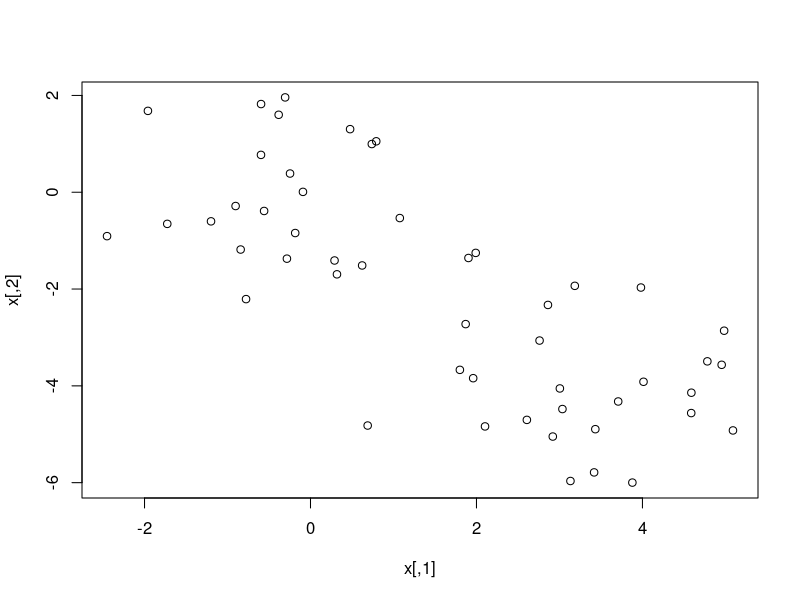
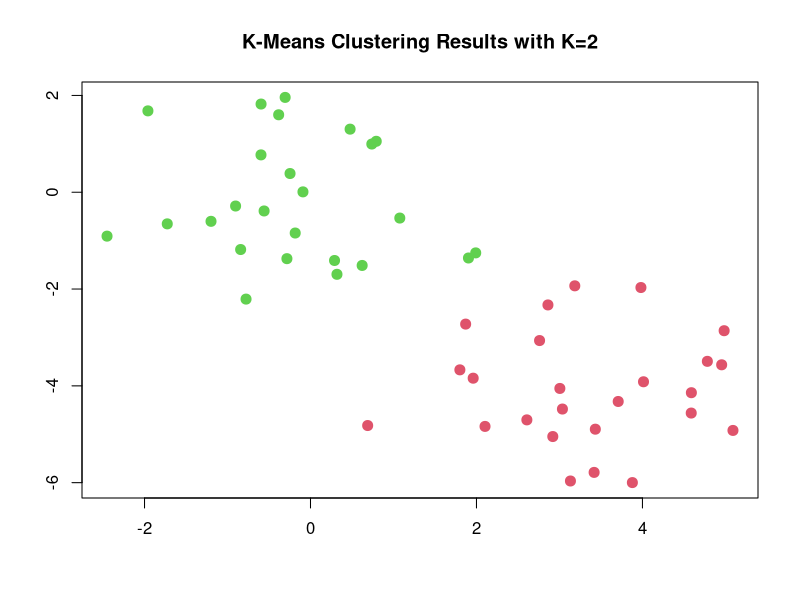
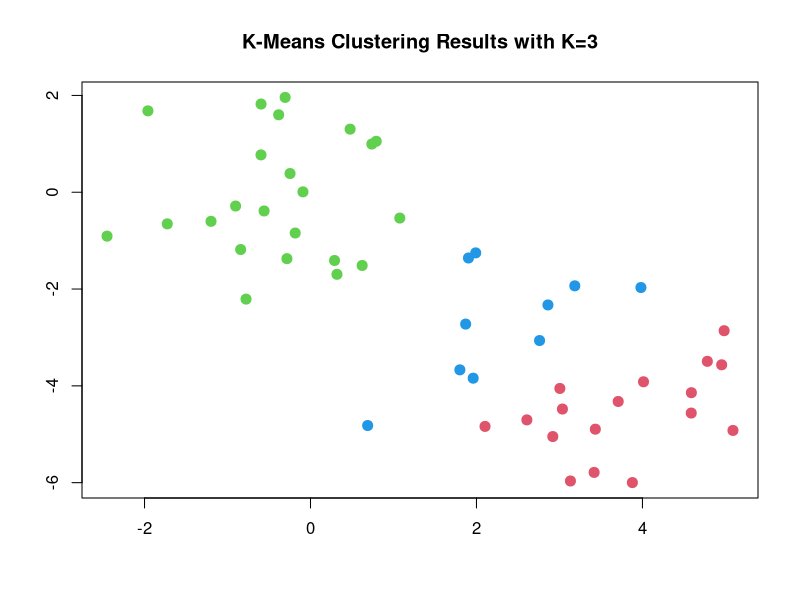
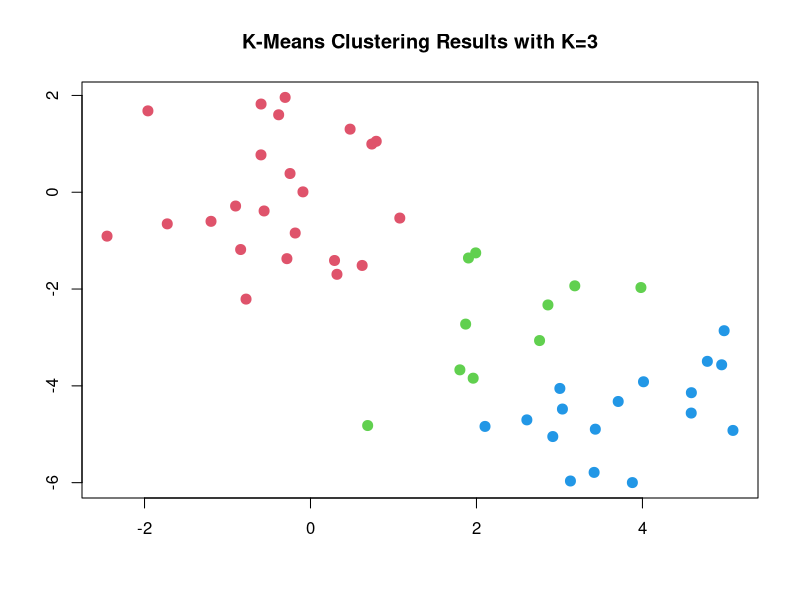
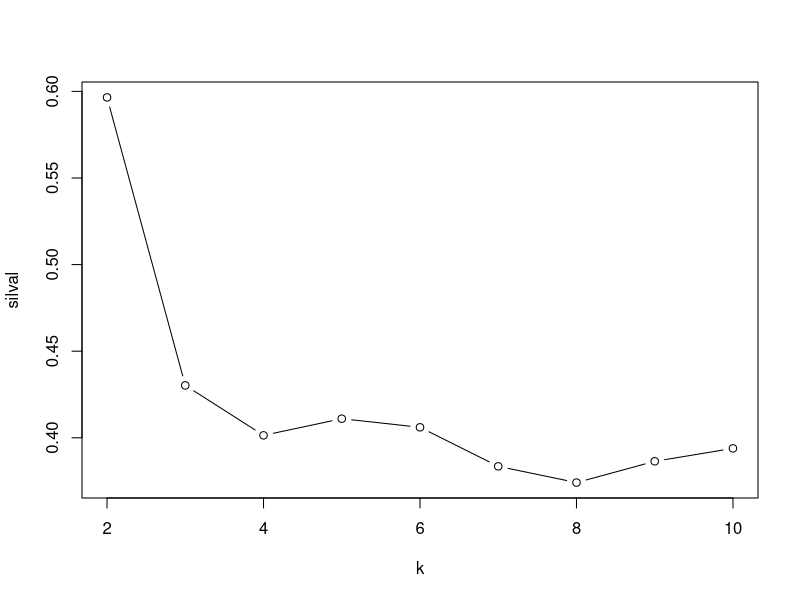
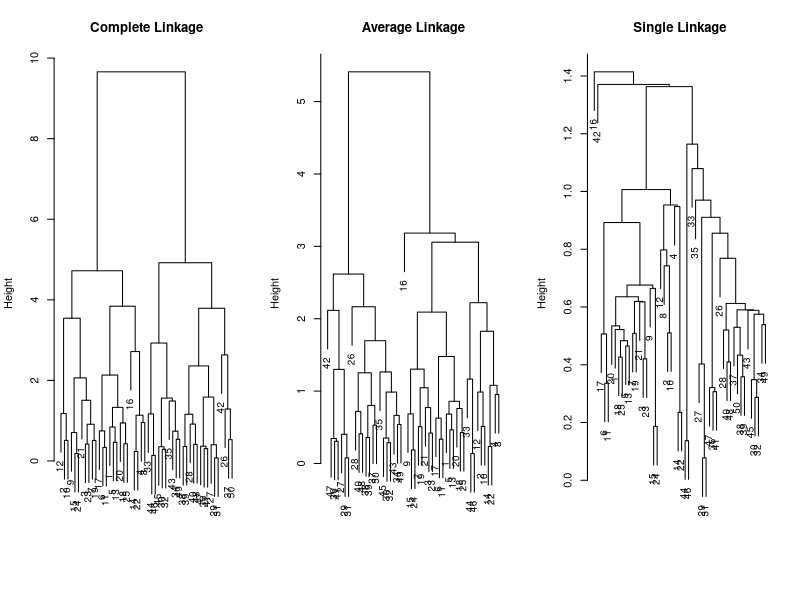
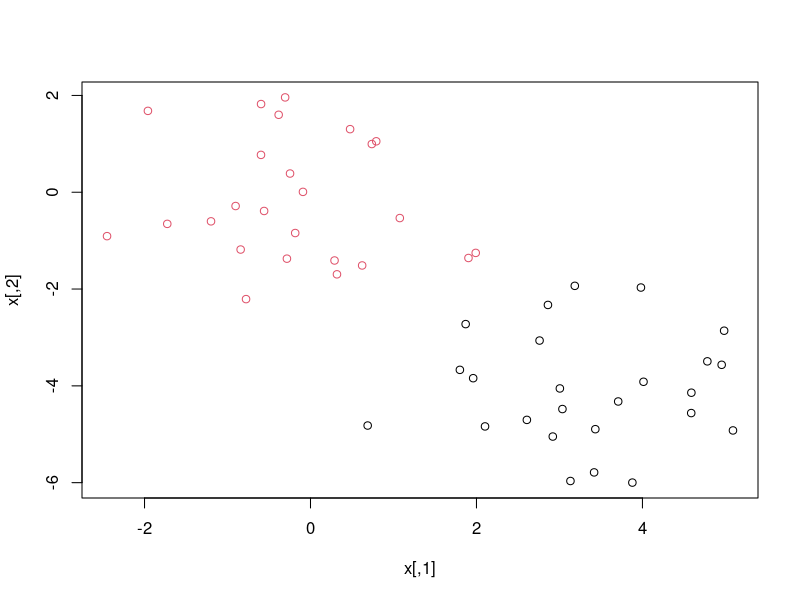
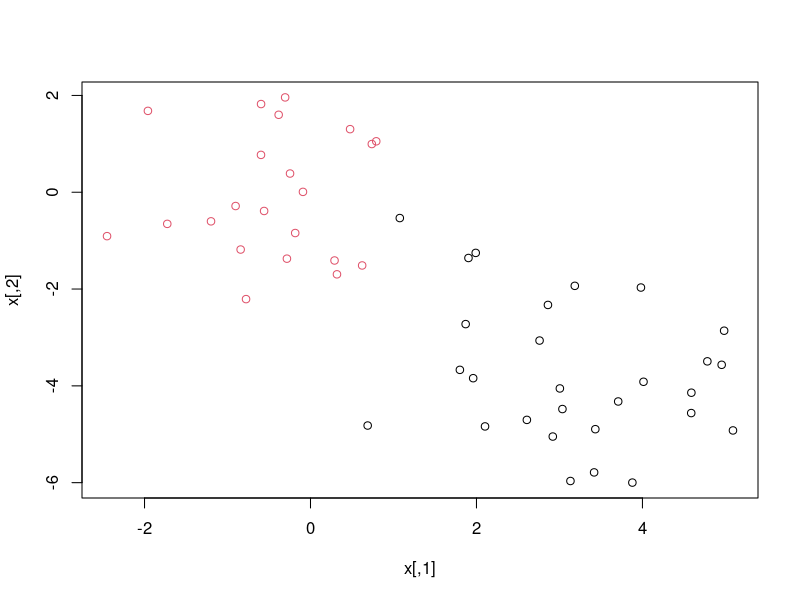

Recreate these plots in R, in order.
## STAT318/462 Lab7: Clustering 
#
# In this lab you will work through Section 10.5 of the course
# textbook, An Introduction to Statistical Learning (there is a
# link to this textbook on the Learn page). The R code from 
# Section 8.3 is given below. I have added R code for computing 
# the silhouette coefficient and distance matrices.


################ K-Means Clustering ########################################

# Construct a dataset to cluster
set.seed(2)
x=matrix(rnorm(50*2), ncol=2)
x[1:25,1]=x[1:25,1]+3
x[1:25,2]=x[1:25,2]-4
plot(x)

# Cluster the data (k=2)
km.out=kmeans(x,2,nstart=20)
km.out$cluster
plot(x, col=(km.out$cluster+1), main="K-Means Clustering Results with K=2", xlab="", ylab="", pch=20, cex=2)

# Cluster the data (k=3)
set.seed(4)
km.out=kmeans(x,3,nstart=20)
km.out
plot(x, col=(km.out$cluster+1), main="K-Means Clustering Results with K=3", xlab="", ylab="", pch=20, cex=2)

# Cluster the data (k=3, multiple restarts)
set.seed(3)
km.out=kmeans(x,3,nstart=1)
km.out$tot.withinss
km.out=kmeans(x,3,nstart=100)
km.out$tot.withinss
plot(x, col=(km.out$cluster+1), main="K-Means Clustering Results with K=3", xlab="", ylab="", pch=20, cex=2)
#s <- silhouette(km.out$cluster, dist(x))
#plot(s)



# silhouette coefficient
library(cluster)
silval <- rep(0, 9)
for (k in 2:10) {
C <- kmeans(x,k,nstart=20)
s <- silhouette(C$cluster, dist(x))
xx <- summary(s)
silval[k-1] <- xx$avg.width
}
plot(2:10,silval,xlab="k",type="b")

############### Hierarchical Clustering #####################################

# computing a distance matrix
EG = matrix(c(1,2,6,2,3,1,1,3,4,5),nrow=5,ncol=2)
EG
dist(EG,'manhattan',diag = TRUE, upper = TRUE)

## Hierarchically cluster the data using the three linkage methods
hc.complete=hclust(dist(x), method="complete")
hc.average=hclust(dist(x), method="average")
hc.single=hclust(dist(x), method="single")

# Plot the three dendrograms on the same plot
par(mfrow=c(1,3))
plot(hc.complete,main="Complete Linkage", xlab="", sub="", cex=.9)
plot(hc.average, main="Average Linkage", xlab="", sub="", cex=.9)
plot(hc.single, main="Single Linkage", xlab="", sub="", cex=.9)

dev.off()
# Cut the trees to define clusters
cutree(hc.complete, 2)
plot(x,col = cutree(hc.complete, 2))
plot(x,col = cutree(hc.average, 2))
plot(x,col = cutree(hc.single, 2))
plot(x,col = cutree(hc.single, 4))


################ Another simulated data set to play with ##################


## This function generates bivariate normal RVs
rbivariate <- function(mean.x = 0, sd.x=1, mean.y=0, sd.y=1, r=0, n=100) {
   z1 <- rnorm(n)
   z2 <- rnorm(n)
   x <- sqrt(1-r^2)*sd.x*z1 + r*sd.x*z2 + mean.x
   y <- sd.y*z2 + mean.y
   return(cbind(x,y))
}

## Here is a simulated data set 
set.seed(10)
c1 = rbivariate(mean.x=1.5,sd.x=.1,mean.y=.5,sd.y=.1,n=50)
c2 = rbivariate(mean.x=0,sd.x=.5,mean.y=0,sd.y=.5,n=200)
c3 = rbivariate(mean.x=1.5,sd.x=.1,mean.y=-.5,sd.y=.1,n=50)
mydata = rbind(c1,c2,c3)
plot(mydata)

# apply k-means
km.out=kmeans(mydata,3)
km.out$tot.withinss
plot(mydata, col=(km.out$cluster+1), main="K-Means Clustering Results with K=3", xlab="", ylab="", pch=20, cex=2)

# apply k-means with 1000 restarts (k=3)
km.out=kmeans(mydata,3,nstart=1000)
km.out$tot.withinss
plot(mydata, col=(km.out$cluster+1), main="K-Means Clustering Results with K=3", xlab="", ylab="", pch=20, cex=2)

# silhouette coefficient
library(cluster)
silval <- rep(0, 9)
for (k in 2:10) {
C <- kmeans(mydata,k,nstart=100)
s <- silhouette(C$cluster, dist(mydata))
xx <- summary(s)
silval[k-1] <- xx$avg.width
}
plot(2:10,silval,type="b")

# apply k-means with 100 restarts (k=7)
km.out=kmeans(mydata,7,nstart=100)
km.out$tot.withinss
plot(mydata, col=(km.out$cluster+1), main="K-Means Clustering Results with K=7", xlab="", ylab="", pch=20, cex=2)

# specify the 'correct' ceneters
km.out=kmeans(mydata,centers=rbind(c(1.5,0.5),c(0,0),c(1.5,-0.5)),nstart=100)
km.out$tot.withinss
plot(mydata, col=(km.out$cluster+1), main="K-Means Clustering Results with K=3", xlab="", ylab="", pch=20, cex=2)


## What about hierarchical clustering?
hc.complete=hclust(dist(mydata), method="complete")
plot(hc.complete,main="Complete Linkage", xlab="", sub="", cex=.9)
plot(mydata, col=cutree(hc.complete, 3))

hc.single=hclust(dist(mydata), method="single")
plot(hc.complete,main="Single Linkage", xlab="", sub="", cex=.9)
plot(mydata, col=cutree(hc.single, 3))

hc.average=hclust(dist(mydata), method="average")
plot(hc.complete,main="Average Linkage", xlab="", sub="", cex=.9)
plot(mydata, col=cutree(hc.average, 3))



